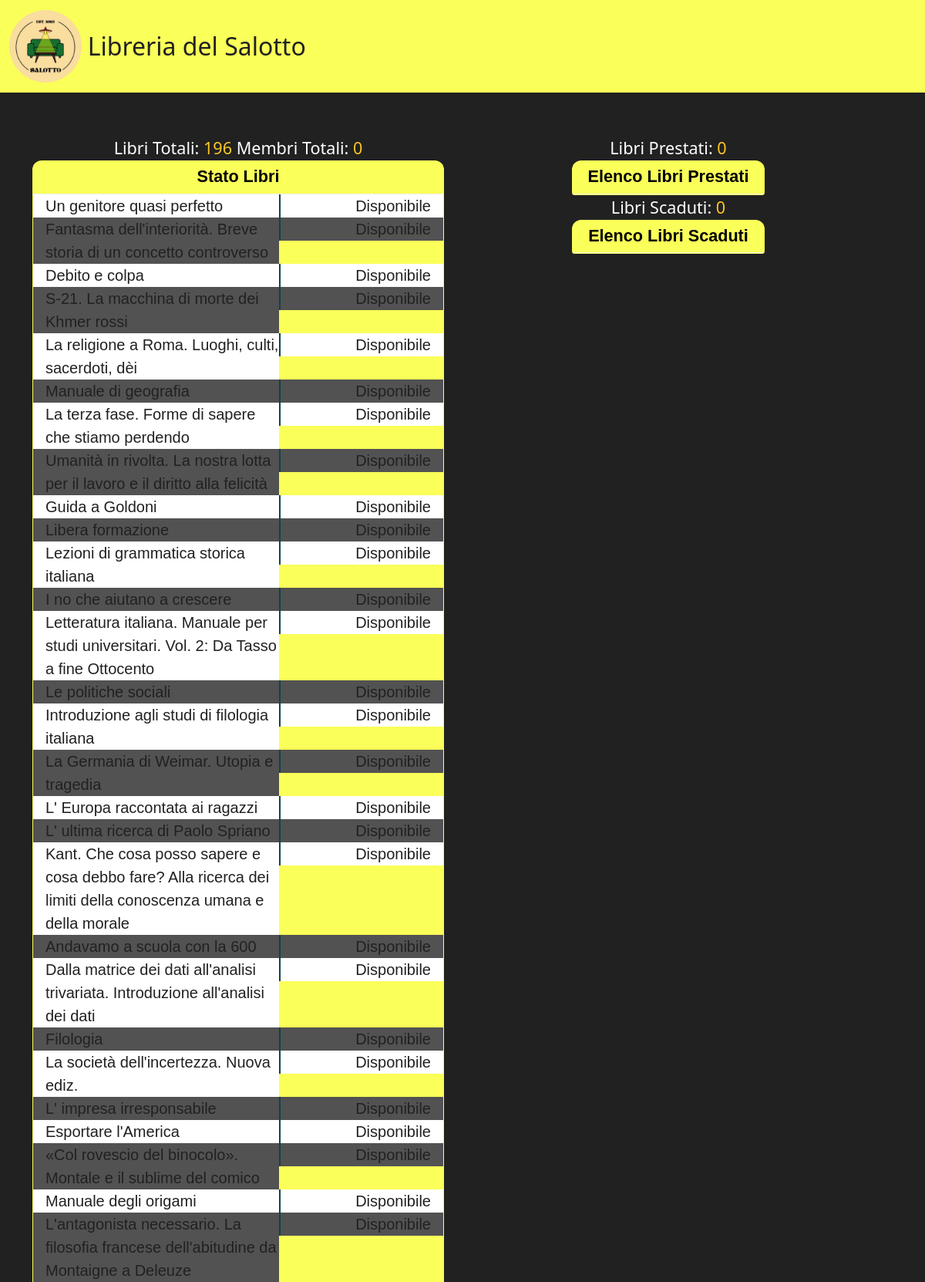
Screenshot of /libreria/stats_libreria (upper part) with the database file from the repository.
### libreria/models.py (models this page shows, shortened)
class Libro(models.Model):
    book_id = models.CharField(max_length=13, validators=[MinLengthValidator(13)], primary_key=True)
    image = models.ImageField(upload_to='media/', blank=True, null=True, default="./static/libreria/libro.png", validators=[validate_image])
    title = models.CharField(max_length=500)
    author = models.CharField(max_length=200)
    category = models.CharField(max_length=500, default='')
    shelf = models.CharField(max_length=3, default='999')
    is_borrowed = models.BooleanField(default=False)
    is_expired = models.BooleanField(default=False)
    member = models.ForeignKey(Membro, on_delete=models.SET_NULL, null=True, blank=True, related_name='books')
    def __str__(self) -> str:
        return self.title

### libreria/views.py (the view)
# urls.py: path('stats_libreria', views.statistiche_libreria, name='stats_library'),       # Stats library page
def statistiche_libreria(request):
    members = list(Membro.objects.all())
    books = list(Libro.objects.all())
    n_members = len(members)
    n_books = len(books)
    books_borrowed = [libro for libro in books if libro.is_borrowed]
    books_expired = [libro for libro in books if libro.is_expired]
    context = {'membri':members, 'libri':books, 'n_membri':n_members, 'n_libri':n_books, 'libri_prestati':books_borrowed, 'n_libri_prestati':len(books_borrowed)}
    context['libri_scaduti'] = books_expired
    context['n_libri_scaduti'] =len(books_expired)
    return render(request, 'libreria/stats_libreria.html', context)

### libreria/templates/libreria/stats_libreria.html (shortened to what this page needs)
{% extends 'libreria/common.html'%}
{% block content %}
    <div class="container">
        <div class="row" style="display: inline-flex; width:100%">
            <div class="col-sm" style="margin-top: 5%;">
                <center style="font-size:1.35rem;">
                    Libri Totali: <a style="color: #ffc720">{{ n_libri }}</a>
                    Membri Totali:  <a style="color: #ffc720">{{ n_membri }}</a>
                </center>
                <div class="tab" style="width:100%">
                    <div class="tab__title">Stato Libri</div>
                    <div class="tab__data">
                        <div class="tab__center">
                            {% for l in libri %}
                                <div class="item__left">{{l}} </div>
                                <div class="item__right">
                                    {% if l.is_borrowed and l.is_expired %}
                                        Scaduto & Presatto
                                    {% elif l.is_expired %}
                                        Scaduto
                                    {% elif l.is_borrowed %}
                                        Prestato
                                    {% else %}
                                        Disponibile
                                    {% endif %}
                                </div>
                            {% endfor %}
                        </div>
                    </div>
                </div>
            </div>
            <div class="col-sm" style="margin-top:5%">
                <center>
                    <a style="font-size:1.35rem;">Libri Prestati: <a style="color: #ffc720; font-size:1.35rem;">{{ n_libri_prestati }}</a></a>
                    <div class="tab">
                        <div class="tab__title">Elenco Libri Prestati</div>
                        <div class="tab__data">
                        </div>
                    </div>
                     <a style="font-size:1.35rem;">Libri Scaduti: <a style="color: #ffc720; font-size:1.35rem;">{{ n_libri_scaduti }}</a></a>
                    <div class="tab">
                        <div class="tab__title">Elenco Libri Scaduti</div>
                        <div class="tab__data">
                        </div>
                    </div>
                </center>
            </div>
        </div>
    </div>
{% endblock %}

### libreria/static/libreria/style.css (style rules this page uses)
body { background-color: #212121; color:rgb(255, 255, 255); }
.row { display: contents; width: 100%; justify-content: center; }
.tab { width: 250px; background: rgb(250, 255, 89);; font-family: arial, sans-serif; border-top-left-radius: 12px; border-top-right-radius: 12px; border-bottom-left-radius: 4px; border-bottom-right-radius: 4px; overflow: hidden; }
.tab__title { text-align: center; color: rgb(0, 0, 0); font-weight: bold; padding: 5px 10px; border-bottom: 1px solid rgb(240, 240, 240); font-size: 1.35rem; }
.tab__data { font-size: 1.25rem; display: flex; justify-content: space-between; border-right: 1px solid rgb(250, 255, 89); border-left: 1px solid rgb(250, 255, 89); border-bottom: 1px solid rgb(250, 255, 89); }
.tab__center { width:100%; text-align: center; }
.item__right { width:40%; color: #212121; background-color: white; padding-right: 0.8em; border-left: 2px solid rgb(17, 66, 75); text-align: end; float:right; }
.item__left { width:60%; color: #212121; background-color: white; padding-left: 0.8em; text-align: start; float:left; }
.item__left:nth-of-type(4n+3) { background: rgb(82, 82, 82); }
.item__right:nth-of-type(4n+4) { background: rgb(82, 82, 82); }

### rows the page displays
Libro: title "Un genitore quasi perfetto", is_borrowed "Disponibile"
Libro: title "Fantasma dell'interiorità. Breve storia di un concetto controverso", is_borrowed "Disponibile"
Libro: title "Debito e colpa", is_borrowed "Disponibile"
Libro: title "S-21. La macchina di morte dei Khmer rossi", is_borrowed "Disponibile"
Libro: title "La religione a Roma. Luoghi, culti, sacerdoti, dèi", is_borrowed "Disponibile"
Libro: title "Manuale di geografia", is_borrowed "Disponibile"
Libro: title "La terza fase. Forme di sapere che stiamo perdendo", is_borrowed "Disponibile"
Libro: title "Umanità in rivolta. La nostra lotta per il lavoro e il diritto alla felicità", is_borrowed "Disponibile"
Libro: title "Guida a Goldoni", is_borrowed "Disponibile"
Libro: title "Libera formazione", is_borrowed "Disponibile"
Libro: title "Lezioni di grammatica storica italiana", is_borrowed "Disponibile"
Libro: title "I no che aiutano a crescere", is_borrowed "Disponibile"
Libro: title "Letteratura italiana. Manuale per studi universitari. Vol. 2: Da Tasso a fine Ottocento", is_borrowed "Disponibile"
Libro: title "Le politiche sociali", is_borrowed "Disponibile"
Libro: title "Introduzione agli studi di filologia italiana", is_borrowed "Disponibile"
Libro: title "La Germania di Weimar. Utopia e tragedia", is_borrowed "Disponibile"
Libro: title "L' Europa raccontata ai ragazzi", is_borrowed "Disponibile"
Libro: title "L' ultima ricerca di Paolo Spriano", is_borrowed "Disponibile"
Libro: title "Kant. Che cosa posso sapere e cosa debbo fare? Alla ricerca dei limiti della conoscenza umana e della morale", is_borrowed "Disponibile"
Libro: title "Andavamo a scuola con la 600", is_borrowed "Disponibile"
Libro: title "Dalla matrice dei dati all'analisi trivariata. Introduzione all'analisi dei dati", is_borrowed "Disponibile"
Libro: title "Filologia", is_borrowed "Disponibile"
Libro: title "La società dell'incertezza. Nuova ediz.", is_borrowed "Disponibile"
Libro: title "L' impresa irresponsabile", is_borrowed "Disponibile"
Libro: title "Esportare l'America", is_borrowed "Disponibile"
Libro: title "«Col rovescio del binocolo». Montale e il sublime del comico", is_borrowed "Disponibile"
Libro: title "Manuale degli origami", is_borrowed "Disponibile"
Libro: title "L'antagonista necessario. La filosofia francese dell'abitudine da Montaigne a Deleuze", is_borrowed "Disponibile"

### other values shown
{{ n_libri }} "196"
{{ n_membri }} "0"
{{ n_libri_prestati }} "0"
{{ n_libri_scaduti }} "0"
